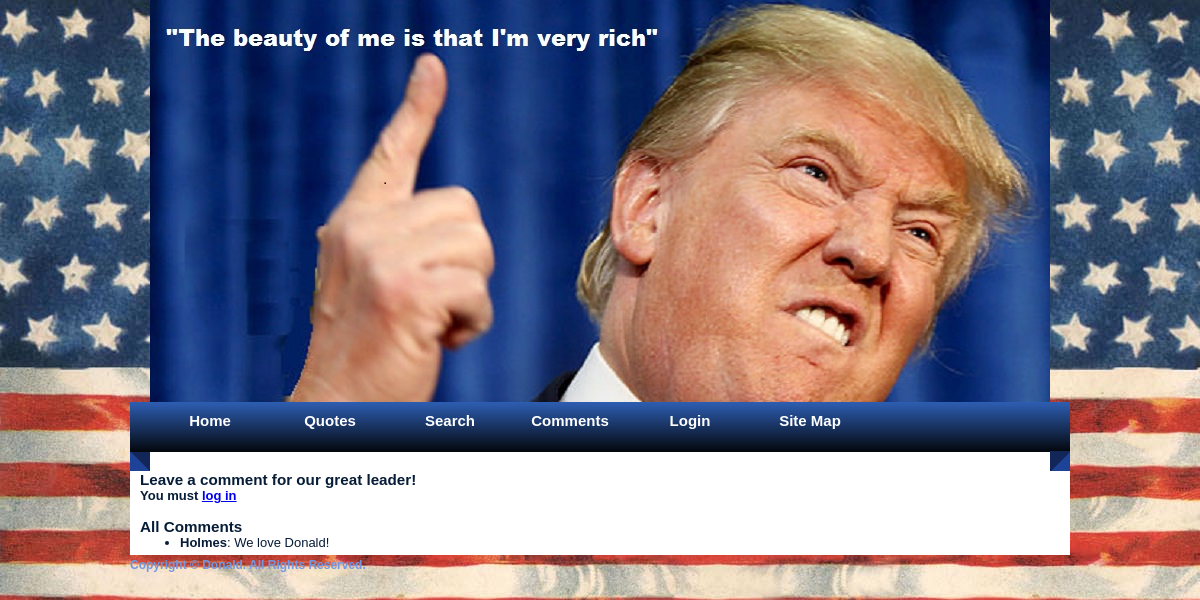
/comments, run on an earlier commit of the app's database.
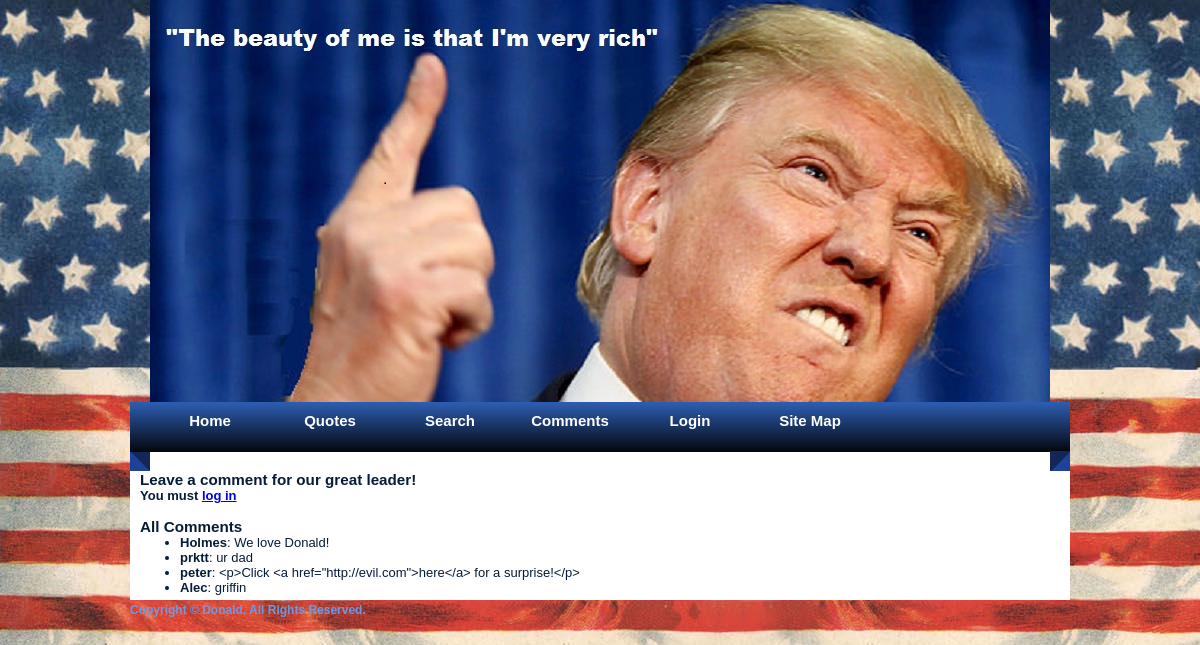
And on a later commit of the database.
### tables this page shows
CREATE TABLE comments (
    `id` INTEGER PRIMARY KEY AUTOINCREMENT,
    `username` TEXT NOT NULL,
	`text` TEXT NOT NULL
);

### app.py (the view, shortened to what this page needs)
@app.route('/comments', methods=['GET', 'POST'])
def comments():
    comments_query = text("SELECT username, text FROM comments")
    comments = db.session.execute(comments_query).fetchall()
    return render_template('comments.html', comments=comments)

### templates/comments.html (shortened to what this page needs)
{% extends "base.html" %}
{% block content %}
    <h3>Leave a comment for our great leader!</h3>
    {% if session.user_id %}
        <form method="POST" action="{{ url_for('comments') }}" style="max-width: 600px; margin: 20px auto; padding: 20px; border: 1px solid #ccc; border-radius: 10px; background-color: #f9f9f9;">
            <div style="margin-bottom: 15px;">
                <label for="comment" style="display: block; font-weight: bold; margin-bottom: 5px;">Comment:</label>
                <textarea id="comment" name="comment" required style="width: 100%; padding: 10px; border: 1px solid #ccc; border-radius: 5px; height: 100px;"></textarea>
            </div>
            <div style="text-align: center;">
                <button type="submit" style="padding: 10px 20px; background-color: #007bff; color: white; border: none; border-radius: 5px; cursor: pointer;">Submit</button>
            </div>
        </form>
    {% else %}
        <h4>You must <a href="{{ url_for('login') }}">log in</a></h4><br>
    {% endif %}
    <h3>All Comments</h3>
    <ul>
        {% for comment in comments %}
            <li><strong>{{ comment.username }}</strong>: {{ comment.text }}</li>
        {% endfor %}
    </ul>
{% endblock %}

### templates/base.html (shortened to what this page needs)
<!DOCTYPE html>
<html lang="en">
<head>
    <link rel="stylesheet" href="{{ url_for('static', filename='style.css') }}">
</head>
<body>
    <div id="container">
        <header>
            <div id="mainpic">
            </div>
        </header>
        <nav id="menu">
            <ul>
                <li><a href="{{ url_for('index') }}">Home</a></li>
                <li><a href="{{ url_for('quotes') }}">Quotes</a></li>
				<li><a href="{{ url_for('search') }}">Search</a></li>
				<li><a href="{{ url_for('comments') }}">Comments</a></li>
				<li>
					{% if 'user_id' in session %}
						<a href="{{ url_for('logout') }}">Logout</a>
					{% else %}
						<a href="{{ url_for('login') }}">Login</a>
					{% endif %}
				</li>
				<li><a href="{{ url_for('sitemap') }}">Site Map</a></li>
            </ul>
        </nav>
        <main id="content">
            {% block content %}{% endblock %}
        </main>
        <footer id="footer">
            <h3><a href="#">Copyright &copy; Donald. All Rights Reserved.</a></h3>
        </footer>
    </div>
</body>
</html>

### static/style.css (style rules this page uses)
body { margin: 0; padding: 0; text-align: left; font: 12px Arial, Helvetica, sans-serif; font-size: 13px; color: #061C37; background-image:url(images/background.jpg); background-repeat:no-repeat; }
* { margin: 0 auto 0 auto; text-align:left; }
#container { display: block; height:auto; position: relative; width: 940px; }
#mainpic { background-image:url(images/trump_flicker_face_yess.jpg); background-repeat:no-repeat; width:900px; height:402px; }
#menu { background-image:url(images/menu.png); background-repeat:no-repeat; width:940px; height:69px; float:left; clear:both; }
#content { width:920px; height:auto; background-color:#FFF; padding-left:10px; padding-right:10px; padding-bottom:5px; }
#footer h3 a,#footer h3 a:visited { text-align:center; font-size:12px; text-decoration:none; color:#7198E1; }
#menu ul { list-style: none; padding: 0px; margin-left:auto; width:900px; }
#menu li { list-style: none; padding: 0px; display: inline; }
#menu a { float: left; width: 120px; height: 40px; display: block; text-align: center; text-decoration: none; color: #ffffff; font-weight: bold; padding-top: 10px; font-size: 15px; }
html, body { text-align: center; }

What changed in the data, as far as the page shows it:
added comments: username "prktt", text "ur dad"
added comments: username "peter", text "<p>Click <a href=\"http://evil.com\">here</a> for a surprise!</p>"
added comments: username "Alec", text "griffin"
